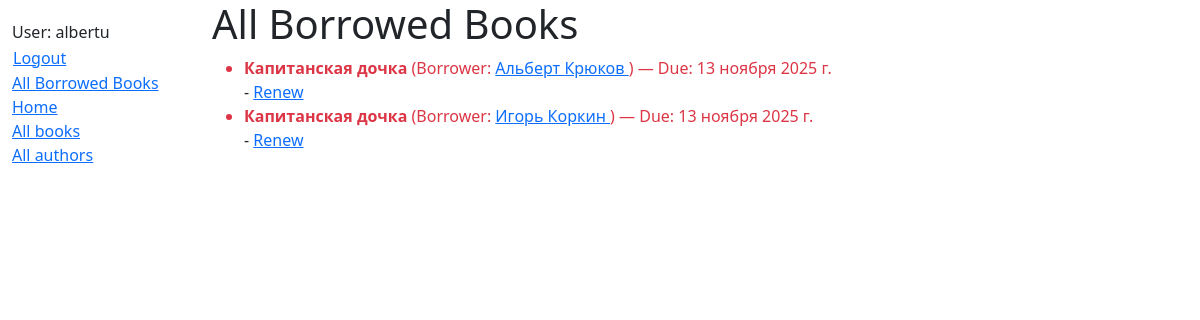
The page /catalog/borrowed/ (signed in) on the database as committed earlier.
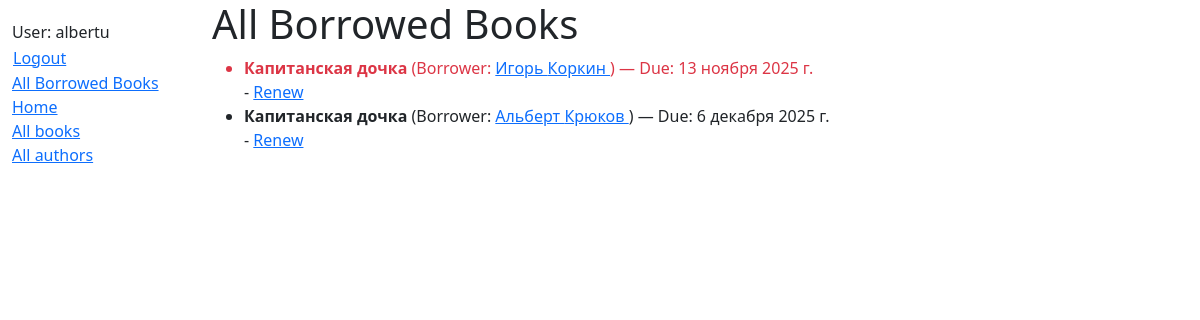
The same page on the database as committed later.
### catalog/models.py (models this page shows, shortened)
class BookInstance(models.Model):
    id = models.UUIDField(primary_key=True, default=uuid.uuid4, help_text="Unique ID for this particular book across whole library")
    book = models.ForeignKey('Book', on_delete=models.SET_NULL, null=True)
    imprint = models.CharField(max_length=200)
    due_back = models.DateField(null=True, blank=True)
    borrower = models.ForeignKey(settings.AUTH_USER_MODEL, on_delete=models.SET_NULL, null=True, blank=True)
    @property
    def is_overdue(self):
        return bool(self.due_back and date.today() > self.due_back)
    LOAN_STATUS = (
        ('m', 'Maintenance'),
        ('o', 'On loan'),
        ('a', 'Available'),
        ('r', 'Reserved'),
    )
    status = models.CharField(max_length=1, choices=LOAN_STATUS, blank=True, default='m', help_text='Book availability')
    class Meta:
        ordering = ["due_back"]
        permissions = (("can_mark_returned", "Set book as returned"),)

class Book(models.Model):
    title = models.CharField(max_length=200)
    author = models.ForeignKey('Author', on_delete=models.SET_NULL, null=True)
    language = models.CharField(max_length=10, null=True)
    summary = models.TextField(max_length=1000, help_text="Enter a brief description of the book")
    isbn = models.CharField('ISBN',max_length=13, help_text='13 Character <a href="https://www.isbn-international.org/content/what-isbn">ISBN number</a>')
    genre = models.ManyToManyField(Genre, help_text="Select a genre for this book")
    def display_genre(self):
        """
        Creates a string for the Genre. This is required to display genre in Admin.
        """
        return ', '.join([genre.name for genre in self.genre.all()[:3]])
    display_genre.short_description = 'Genre'

### catalog/views.py (the view)
# urls.py: path('borrowed/', views.AllBorrowedBooksListView.as_view(), name='all-borrowed'),
class AllBorrowedBooksListView(PermissionRequiredMixin, generic.ListView):
    model = BookInstance
    permission_required = 'catalog.can_mark_returned'
    template_name = 'catalog/bookinstance_list_borrowed_all.html'
    paginate_by = 10
    def get_queryset(self):
        return BookInstance.objects.filter(status__exact='o').order_by('due_back')

### catalog/templates/catalog/bookinstance_list_borrowed_all.html
{% extends "base_generic.html" %}
{% block content %}
  <h1>All Borrowed Books</h1>
  {% if bookinstance_list %}
    <ul>
      {% for bookinst in bookinstance_list %}
        <li class="{% if bookinst.is_overdue %}text-danger{% endif %}">
          <strong>{{ bookinst.book.title }}</strong>
          (Borrower: <a href="{% url 'all-borrowed' %}">
            {%if bookinst.borrower.first_name %} {{bookinst.borrower.first_name}} {%endif%}
            {%if bookinst.borrower.last_name %} {{bookinst.borrower.last_name}} {%endif%}
        </a>)
          — Due: {{ bookinst.due_back|default:"Not set" }}
        </li>
        {% if perms.catalog.can_mark_returned %}- <a href="{% url 'renew-book-librarian' bookinst.id %}">Renew</a>{% endif %}
      {% endfor %}
    </ul>
  {% else %}
    <p>No books are currently on loan.</p>
  {% endif %}
{% endblock %}

Rows that differ between the two databases and show on the page:
shown differently, row unchanged: BookInstance "13 ноября 2025 г.": moves up the list
changed BookInstance "Альберт": due_back "13 ноября 2025 г." → "6 декабря 2025 г."
